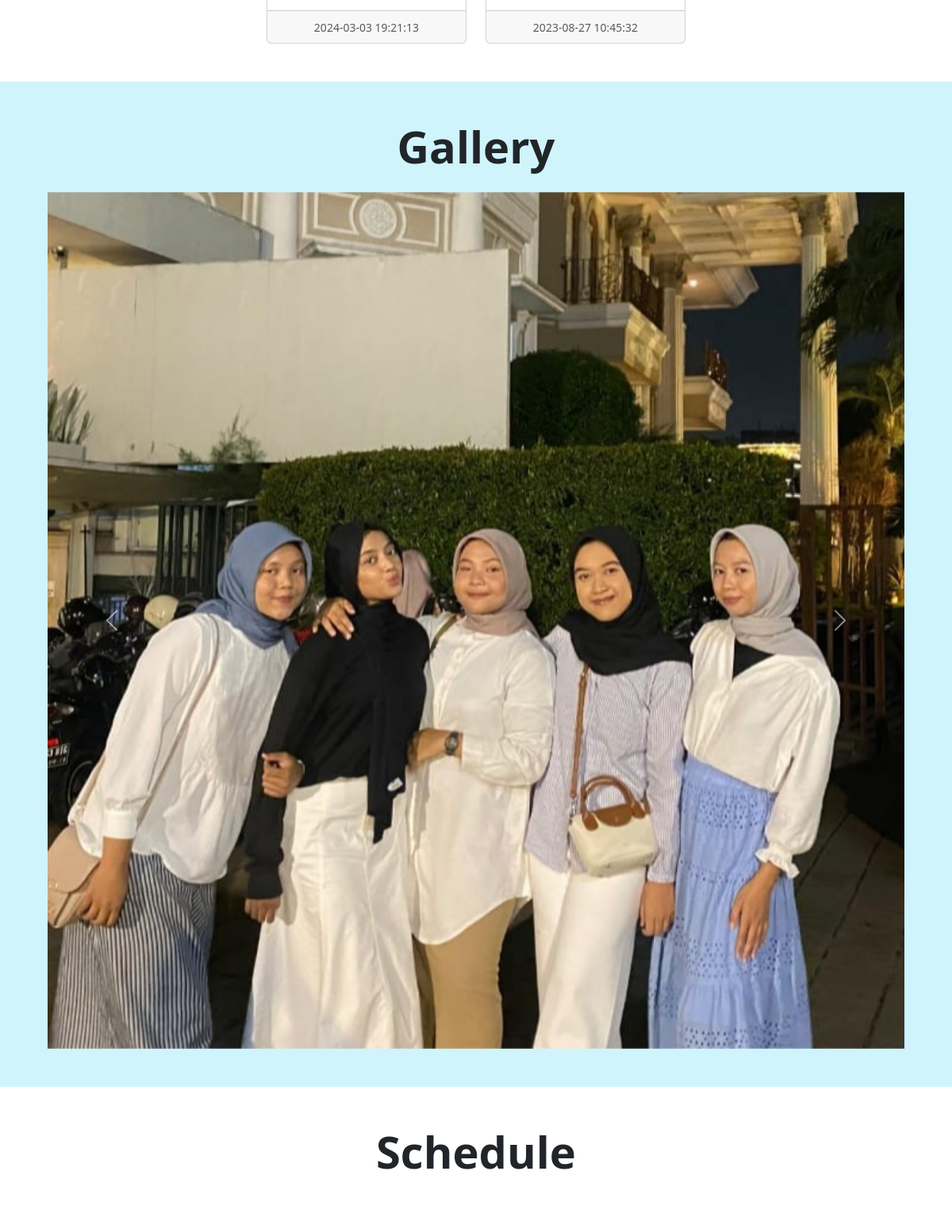
Before: / (middle part) with the older database file.
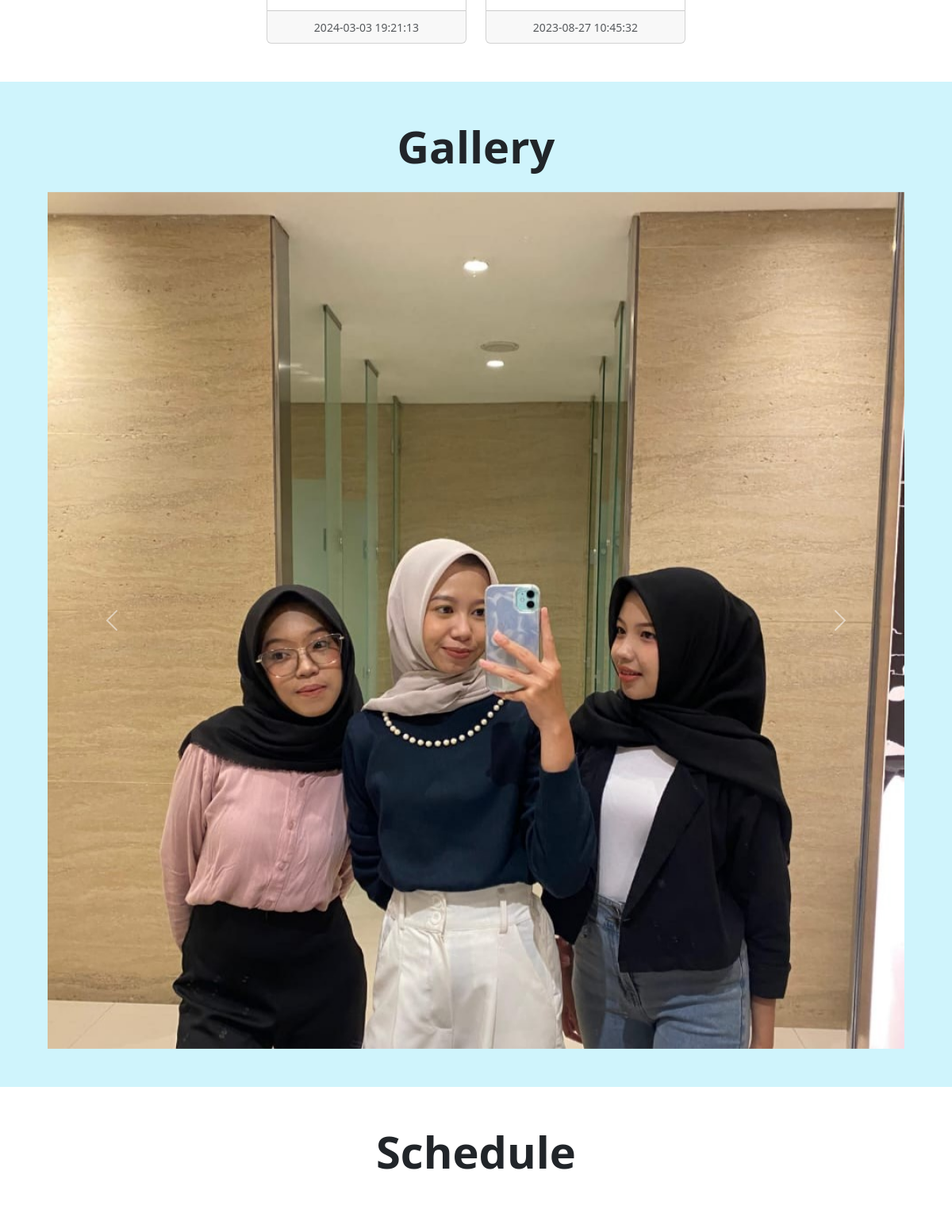
After: the same page with the newer database file.
### tables this page shows
CREATE TABLE `article` (
  `id` int(11) NOT NULL,
  `judul` text DEFAULT NULL,
  `isi` text DEFAULT NULL,
  `gambar` text DEFAULT NULL,
  `tanggal` datetime DEFAULT NULL,
  `username` varchar(50) DEFAULT NULL
);

CREATE TABLE `gallery` (
  `id` int(11) NOT NULL,
  `judul` text DEFAULT NULL,
  `tanggal` datetime DEFAULT NULL,
  `gambar` text DEFAULT NULL,
  `username` varchar(50) DEFAULT NULL
);

### index.php (the view, shortened to what this page needs)
<?php
include "koneksi.php";
?>
<!DOCTYPE html>
<html lang="en" id="htmlPage">
<head>
  <link href="https://cdn.jsdelivr.net/npm/bootstrap@5.3.3/dist/css/bootstrap.min.css" rel="stylesheet"
 />
  <link rel="stylesheet" href="https://cdn.jsdelivr.net/npm/bootstrap-icons@1.11.3/font/bootstrap-icons.min.css" />
</head>
<body>
  <section id="article" class="text-center p-5">
    <div class="container">
      <div class="row row-cols-1 row-cols-md-4 g-4 justify-content-center">
        <?php
        $sql = "SELECT * FROM article ORDER BY tanggal DESC";
        $hasil = $conn->query($sql);
        while ($row = $hasil->fetch_assoc()) {
          ?>
          <div class="col">
            <div class="card h-100">
              <div class="card-body">
              </div>
              <div class="card-footer">
                <small class="text-body-secondary">
                  <?= $row["tanggal"] ?>
                </small>
              </div>
            </div>
          </div>
          <?php
        }
        ?>
      </div>
    </div>
  </section>
  <section id="gallery" class="text-center p-5 bg-info-subtle">
    <div class="container">
      <h1 class="fw-bold display-4 pb-3">Gallery</h1>
      <div id="carouselExample" class="carousel slide">
        <div class="carousel-inner">
          <?php
          $sql = "SELECT * FROM gallery ORDER BY tanggal DESC";
          $hasil = $conn->query($sql);
          $isActive = true;
          while ($row = $hasil->fetch_assoc()) {
            $activeClass = $isActive ? 'active' : '';
            $isActive = false;
            ?>
            <div class="carousel-item <?= $activeClass ?>">
              <img src="assets/<?= $row["gambar"] ?>" class="d-block w-100" alt="<?= $row['judul'] ?>" />
            </div>
            <?php
          }
          ?>
        </div>
        <button class="carousel-control-prev" type="button" data-bs-target="#carouselExample" data-bs-slide="prev">
          <span class="carousel-control-prev-icon" aria-hidden="true"></span>
        </button>
        <button class="carousel-control-next" type="button" data-bs-target="#carouselExample" data-bs-slide="next">
          <span class="carousel-control-next-icon" aria-hidden="true"></span>
        </button>
      </div>
    </div>
  </section>
  <section id="Schedule" class="text-center p-5">
    <div class="container">
      <h1 class="fw-bold display-4 pb-5">Schedule</h1>
      <div class="row row-cols-1 row-cols-md-4 g-4 justify-content-center">
  </section>
</body>
</html>

### index.php (style rules this page uses)
html { scroll-behavior: smooth; }

Changed rows visible on the page:
no longer on this page (row edited): gallery: gambar (picture)
added gallery: gambar (picture)
